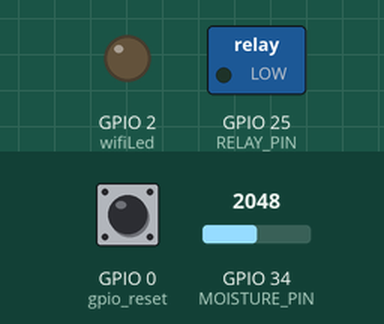
A sketch run on a simulated ESP32. Parts: switched loads named in the sketch (green lamp = pin HIGH), output pins drawn as LEDs (lit = HIGH). Inputs (shaded band) come from the test bench; at power-on: GPIO 0 (gpio_reset) HIGH, GPIO 34 (MOISTURE_PIN) = 2048. WiFi joins after 1.5 s; servers stay silent unless stated; what the sketch prints to the serial monitor is not drawn.

Above: at 0.1 s.
At 1.7 s:
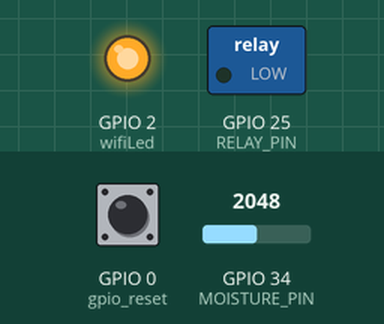
Timing chart, 0 to 3.2 s (numbered marks = the images above):
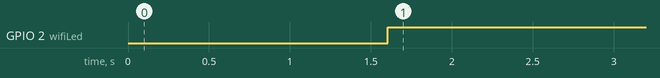

The sketch:

Code_ESP32_Plant_Watering.ino
```cpp
#include <Arduino.h>
#include "RMaker.h"
#include "WiFi.h"
#include "WiFiProv.h"

/* ================= USER CONFIG ================= */

char nodeName[]   = "ESP32_Plant";
char deviceName[] = "Garden Pump";

const char *service_name = "PROV_Plant";
const char *pop = "PLANT123";

/* GPIO */
#define MOISTURE_PIN 34
#define RELAY_PIN    25

/* Soil calibration */
int DRY_ADC = 2910;
int WET_ADC = 925;


/* Moisture thresholds */
int MOISTURE_MIN = 30;
int MOISTURE_MAX = 70;

/* Relay type */
#define RELAY_ACTIVE_LOW true

static uint8_t wifiLed = 2;
static uint8_t gpio_reset = 0;

/* ============================================= */

/* States */
bool autoMode = true;            // RainMaker
bool cloudRelayState = false;   // Manual command
bool actualRelayState = false;  // Real relay

/* RainMaker */
static Switch pump(deviceName);
static Param autoParam("AutoMode", "esp.param.bool",
                       value(true),
                       PROP_FLAG_READ | PROP_FLAG_WRITE);

static Param moistureParam("Moisture", "esp.param.int",
                           value(0),
                           PROP_FLAG_READ);

Node node;

/* ---------- Relay ---------- */

void applyRelay(bool on) {

  if (actualRelayState == on) return;   // NO cloud spam

  actualRelayState = on;

  if (RELAY_ACTIVE_LOW)
    digitalWrite(RELAY_PIN, on ? LOW : HIGH);
  else
    digitalWrite(RELAY_PIN, on ? HIGH : LOW);

  pump.updateAndReportParam(ESP_RMAKER_DEF_POWER_NAME, actualRelayState);
}

/* ---------- Moisture ---------- */

int readMoisture() {
  int adc = analogRead(MOISTURE_PIN);
  int pct = map(adc, DRY_ADC, WET_ADC, 0, 100);
  return constrain(pct, 0, 100);
}

/* ---------- Provisioning ---------- */

void sysProvEvent(arduino_event_t *sys_event) {

  switch (sys_event->event_id) {

    case ARDUINO_EVENT_PROV_START:
#if CONFIG_IDF_TARGET_ESP32
      Serial.printf("\nProvisioning: %s  POP: %s\n", service_name, pop);
      printQR(service_name, pop, "ble");
#endif
      break;

    case ARDUINO_EVENT_WIFI_STA_CONNECTED:
      digitalWrite(wifiLed, HIGH);
      break;
  }
}

/* ---------- RainMaker Write ---------- */

void write_callback(Device *device, Param *param,
                    const param_val_t val,
                    void *priv_data,
                    write_ctx_t *ctx) {

  const char *name = param->getParamName();

  if (strcmp(name, ESP_RMAKER_DEF_POWER_NAME) == 0) {
    cloudRelayState = val.val.b;
    if (!autoMode) applyRelay(cloudRelayState);
  }

  if (strcmp(name, "AutoMode") == 0) {
    autoMode = val.val.b;
    param->updateAndReport(val);
  }
}

void setup() {

  Serial.begin(115200);

  pinMode(RELAY_PIN, OUTPUT);
  pinMode(wifiLed, OUTPUT);
  pinMode(gpio_reset, INPUT);

  applyRelay(false);

  node = RMaker.initNode(nodeName);

  pump.addParam(autoParam);
  pump.addParam(moistureParam);
  pump.addCb(write_callback);

  node.addDevice(pump);

  RMaker.enableOTA(OTA_USING_PARAMS);
  RMaker.enableSchedule();
  RMaker.enableTZService();
  RMaker.start();

  WiFi.onEvent(sysProvEvent);

#if CONFIG_IDF_TARGET_ESP32
  WiFiProv.beginProvision(WIFI_PROV_SCHEME_BLE,
                          WIFI_PROV_SCHEME_HANDLER_FREE_BTDM,
                          WIFI_PROV_SECURITY_1,
                          pop,
                          service_name);
#endif
}

/* Timers */
unsigned long moistureTimer = 0;

void loop() {

  /* Reset */
  if (digitalRead(gpio_reset) == LOW) {
    delay(100);
    int st = millis();
    while (digitalRead(gpio_reset) == LOW) delay(50);
    int et = millis();

    if ((et - st) > 10000) RMakerFactoryReset(2);
    else if ((et - st) > 3000) RMakerWiFiReset(2);
  }

  digitalWrite(wifiLed, WiFi.status() == WL_CONNECTED);

  int moisture = readMoisture();

  /* -------- AUTO MODE -------- */
  if (autoMode) {

    if (moisture <= MOISTURE_MIN) applyRelay(true);
    if (moisture >= MOISTURE_MAX) applyRelay(false);
  }

  /* -------- Moisture every 5 sec -------- */
  if (millis() - moistureTimer > 5000) {

    moistureTimer = millis();
    moistureParam.updateAndReport(value(moisture));

    Serial.print("Moisture: ");
    Serial.println(moisture);
  }

  delay(200);
}
```

Measured:
- by itself, GPIO 2 (wifiLed): LOW → HIGH at 1.6 s
